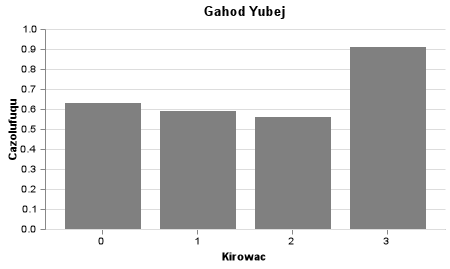
#> input picture TESTE/bar0.png, 450 x 269 px
$ python -i maskgeom.py   (imports and definitions only)   (older library calls are emulated)
#> lines starting #> are read from the running program, lines starting #| are printed output that depends on the picture; after the words box and inside, x2 and y2 are one past the last pixel; in counts of white or black regions, pixels touching at a corner belong together
#> further down, picture is the input picture: shape (269, 450, 3); min 0, max 255, mean 208.8
import numpy as np
import cv2 as cv

import cnnmodule.maskutils as mk


def getcnt(img):
    _img, contours, _h = cv.findContours(img, cv.RETR_TREE, cv.CHAIN_APPROX_NONE)
    return contours


def getbbox(cnts):
    nXmin, nYmin = np.amin(cnts[0], axis=0)[0]
    nXmax, nYmax = np.amax(cnts[0], axis=0)[0]
    return (nXmin, nYmin, nXmax, nYmax)


# [4 lines left out: function drawline, not called in this run]


def pointstoline(shape, cnt):
    rows, cols = shape[:2]
    [vx, vy, x, y] = cv.fitLine(cnt, cv.DIST_L2, 0, 0.01, 0.01)
    lefty = int((-x * vy / vx) + y)
    righty = int(((cols - x) * vy / vx) + y)
    return righty, lefty
    # cv.line(img,(cols-1,righty),(0,lefty),(0,255,0),2)
    # point to draw (cols-1,righty), (0,lefty)


def getanglefrompoints(pts):
    y = pts[0][0] - pts[0][1]
    x = pts[1][0] - pts[1][1]
    return np.degrees(np.arctan2(x, y))


def centerfromcontours(cn):
    avgpoints = np.average(cn[0], axis=0)
    return int(avgpoints[0][0]), int(avgpoints[0][1])  # retornando o centro dos contornos cX, cY


def getrotatedimage(img, center, angle, w=512, h=512):
    M = cv.getRotationMatrix2D(center, angle / 3.5, 1)
    return cv.warpAffine(img, M, (w, h))


# [31 lines left out: functions cntinfo, getmaskedobj, not called in this run]

def fft(img):
    dft = cv.dft(np.float32(img), flags=cv.DFT_COMPLEX_OUTPUT)
    dft_shift = np.fft.fftshift(dft)

    magnitude_spectrum = 20 * np.log(cv.magnitude(dft_shift[:, :, 0], dft_shift[:, :, 1]))
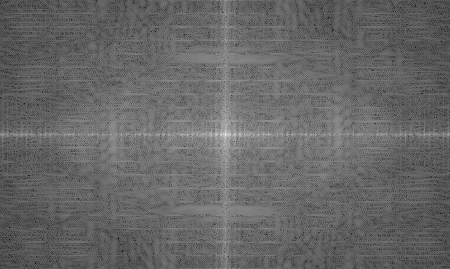
#> magnitude_spectrum: shape (269, 450) float32; min 33.21, max 340.9, mean 157.3; drawn with min black and max white
    return magnitude_spectrum


def getimagefreq(_img_, thresh=220):
    freqimg = fft(_img_)
    freqimg = cv.convertScaleAbs(freqimg)
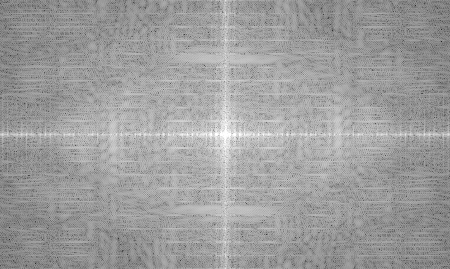
#> freqimg: shape (269, 450); min 33, max 255, mean 157.3
    return np.where(freqimg > thresh, 255, 0).astype(np.uint8)
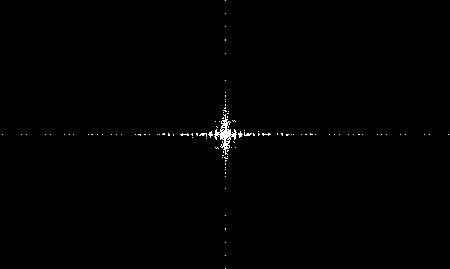
#> returned value: shape (269, 450); 0.47% white in thin lines or dots


def getanglefromfreq(_img_):
    grey = cv.cvtColor(_img_, cv.COLOR_RGB2GRAY)
    nfreq = getimagefreq(grey)
    nfreq = cv.morphologyEx(nfreq, cv.MORPH_DILATE, np.ones((3, 3), np.uint8))
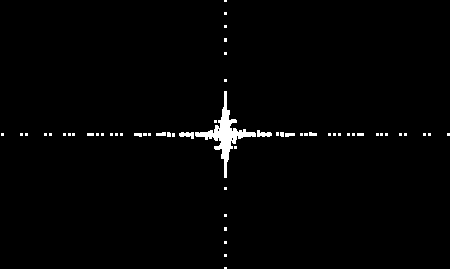
#> nfreq: shape (269, 450); 1.5% white; 57 white regions (48 under 20 px), largest, box (x1, y1, x2, y2) and area: (195, 91, 256, 178) 1049, (257, 130, 272, 137) 71, (179, 132, 194, 139) 71
    colorfreq = cv.cvtColor(nfreq, cv.COLOR_GRAY2RGB)
#> colorfreq: shape (269, 450, 3); 1.5% white; 57 white regions (48 under 20 px)

    cnfreq = getcnt(nfreq)
#> in getcnt, `_img, contours, _h = cv.findContours(img, cv.RETR_TREE, cv.CHAIN_APPRO..`: contours = 59 contours, 54 with area under 20; largest, box (x1, y1, x2, y2) and area: (195, 91, 256, 178) 888, (179, 132, 194, 139) 51, (257, 130, 272, 137) 51, (285, 133, 295, 137) 22, (156, 132, 166, 136) 22
#> cnfreq has the same summary as contours in getcnt
    maxcnt = max(cnfreq, key=cv.contourArea)
#> maxcnt = contour of 328 points, box (x1, y1, x2, y2) (195, 91, 256, 178), area 888
    rightyfreq, leftyfreq = pointstoline(colorfreq.shape, maxcnt)
#> in pointstoline, `[vx, vy, x, y] = cv.fitLine(cnt, cv.DIST_L2, 0, 0.01, 0.01)`: vx = [0.0359]; vy = [-0.999]; x = [225]; y = [134]
#> in pointstoline, `lefty = int((-x * vy / vx) + y)`: lefty = 6401
#> in pointstoline, `righty = int(((cols - x) * vy / vx) + y)`: righty = -6133
#> rightyfreq = -6133; leftyfreq = 6401
    mincolfreq, _minrow, maxcolfreq, _maxrow = getbbox([maxcnt])
#> in getbbox, `nXmin, nYmin = np.amin(cnts[0], axis=0)[0]`: nXmin = 195; nYmin = 91
#> in getbbox, `nXmax, nYmax = np.amax(cnts[0], axis=0)[0]`: nXmax = 255; nYmax = 177
#> mincolfreq = 195; maxcolfreq = 255

    pointsfreq = [(maxcolfreq, leftyfreq), (mincolfreq, rightyfreq)]
#> pointsfreq = [(255, 6401), (195, -6133)]

    # mk.get_ax().imshow(cm.drawline(colorfreq, pointsfreq), cmap='gray')

    return getanglefrompoints(pointsfreq)
#> in getanglefrompoints, `y = pts[0][0] - pts[0][1]`: y = -6146
#> in getanglefrompoints, `x = pts[1][0] - pts[1][1]`: x = 6328


# [4 lines left out: function getincolor, not called in this run]


def cropbyanglepadding(img, pad):
    padprop = abs(int((0.003 * img.shape[1]) * pad / 2))
    return img.copy()[padprop:img.shape[0] - padprop, padprop:img.shape[1] - padprop]

>>> import cv2
>>> picture = cv2.cvtColor(cv2.imread('../TESTE/bar0.png'), cv2.COLOR_BGR2RGB)
>>> result = getanglefromfreq(picture)
#> result = 134.2

$ run again, on TESTE/bar1.png
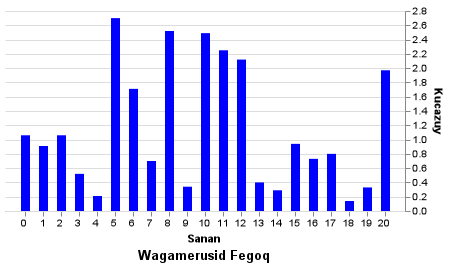
#> input picture TESTE/bar1.png, 450 x 269 px
#> in getimagefreq, `return np.where(freqimg > thresh, 255, 0).astype(np.uint8)`:
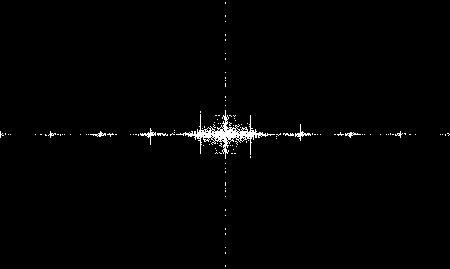
#> returned value: shape (269, 450); 1.2% white in thin lines or dots
#> in getanglefromfreq, `nfreq = cv.morphologyEx(nfreq, cv.MORPH_DILATE, np.ones((3, 3), np.uin..`:
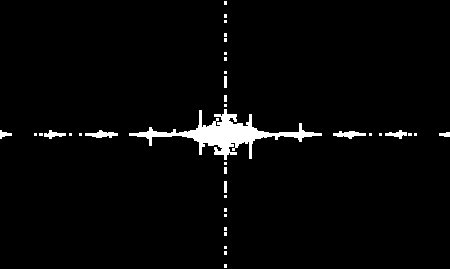
#> nfreq: shape (269, 450); 2.9% white; 37 white regions (26 under 20 px), largest, box (x1, y1, x2, y2) and area: (129, 109, 322, 160) 2497, (85, 130, 118, 138) 149, (333, 131, 366, 139) 149
#> colorfreq: shape (269, 450, 3); 2.9% white; 37 white regions (26 under 20 px)
#> contours = 37 contours, 28 with area under 20; largest, box (x1, y1, x2, y2) and area: (129, 109, 322, 160) 2133, (333, 131, 366, 139) 112, (85, 130, 118, 138) 112, (385, 130, 407, 139) 72, (44, 130, 66, 139) 72
#> cnfreq has the same summary as contours in getcnt
#> maxcnt = contour of 726 points, box (x1, y1, x2, y2) (129, 109, 322, 160), area 2133
#> in pointstoline, `[vx, vy, x, y] = cv.fitLine(cnt, cv.DIST_L2, 0, 0.01, 0.01)`: vx = [1]; vy = [0.00167]; x = [225]; y = [134]
#> lefty = 133
#> righty = 134
#> leftyfreq = 133
#> nXmin = 129; nYmin = 109
#> nXmax = 321; nYmax = 159
#> mincolfreq = 129; maxcolfreq = 321
#> pointsfreq = [(321, 133), (129, 134)]
#> in getanglefrompoints, `y = pts[0][0] - pts[0][1]`: y = 188
#> in getanglefrompoints, `x = pts[1][0] - pts[1][1]`: x = -5
#> result = -1.52

$ run again, on TESTE/bar1390.png
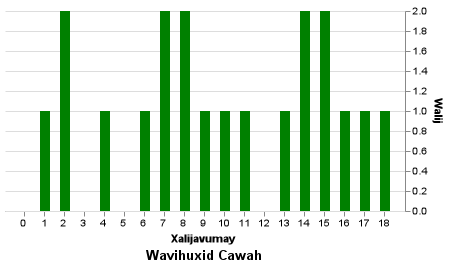
#> input picture TESTE/bar1390.png, 450 x 269 px
#> picture is the input picture: shape (269, 450, 3); mean R, G, B 208.4, 229.5, 208.4
#> in getimagefreq, `return np.where(freqimg > thresh, 255, 0).astype(np.uint8)`:
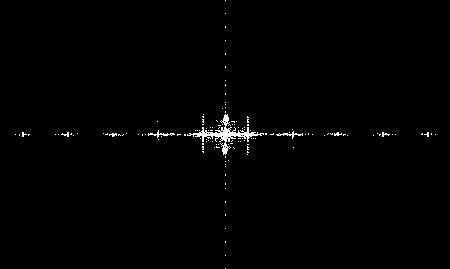
#> returned value: shape (269, 450); 0.85% white in thin lines or dots
#> in getanglefromfreq, `nfreq = cv.morphologyEx(nfreq, cv.MORPH_DILATE, np.ones((3, 3), np.uin..`:
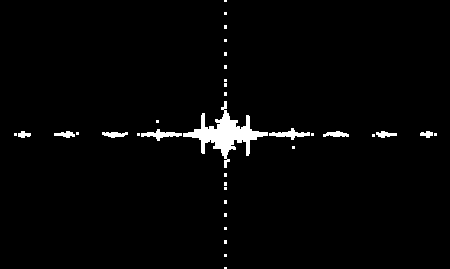
#> nfreq: shape (269, 450); 2.3% white; 35 white regions (26 under 20 px), largest, box (x1, y1, x2, y2) and area: (183, 101, 268, 168) 1649, (141, 129, 182, 141) 203, (269, 128, 310, 140) 203
#> colorfreq: shape (269, 450, 3); 2.3% white; 35 white regions (26 under 20 px)
#> contours = 35 contours, 26 with area under 20; largest, box (x1, y1, x2, y2) and area: (183, 101, 268, 168) 1437, (141, 129, 182, 141) 156, (269, 128, 310, 140) 156, (102, 132, 128, 138) 80, (323, 131, 349, 137) 80
#> cnfreq has the same summary as contours in getcnt
#> maxcnt = contour of 422 points, box (x1, y1, x2, y2) (183, 101, 268, 168), area 1437
#> in pointstoline, `[vx, vy, x, y] = cv.fitLine(cnt, cv.DIST_L2, 0, 0.01, 0.01)`: vx = [0.997]; vy = [0.0745]; x = [225]; y = [134]
#> lefty = 117
#> righty = 150
#> leftyfreq = 117
#> nXmin = 183; nYmin = 101
#> nXmax = 267; nYmax = 167
#> mincolfreq = 183; maxcolfreq = 267
#> pointsfreq = [(267, 117), (183, 150)]
#> in getanglefrompoints, `y = pts[0][0] - pts[0][1]`: y = 150
#> in getanglefrompoints, `x = pts[1][0] - pts[1][1]`: x = 33
#> result = 12.41

$ run again, on TESTE/bar1398.png
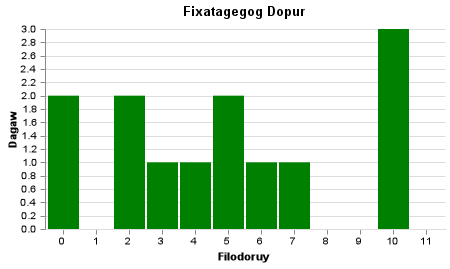
#> input picture TESTE/bar1398.png, 450 x 269 px
#> picture is the input picture: shape (269, 450, 3); mean R, G, B 193.7, 222.1, 193.7
#> in getimagefreq, `return np.where(freqimg > thresh, 255, 0).astype(np.uint8)`:
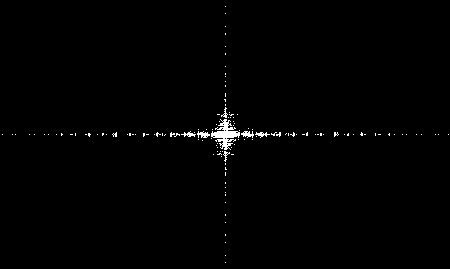
#> returned value: shape (269, 450); 0.8% white; 131 white regions (124 under 20 px), largest, box (x1, y1, x2, y2) and area: (211, 119, 240, 150) 397, (197, 131, 210, 138) 54, (241, 131, 254, 138) 54
#> in getanglefromfreq, `nfreq = cv.morphologyEx(nfreq, cv.MORPH_DILATE, np.ones((3, 3), np.uin..`:
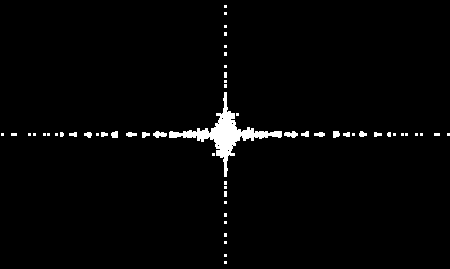
#> nfreq: shape (269, 450); 2.2% white; 55 white regions (40 under 20 px), largest, box (x1, y1, x2, y2) and area: (169, 92, 282, 177) 1691, (153, 131, 167, 138) 65, (284, 131, 298, 138) 65
#> colorfreq: shape (269, 450, 3); 2.2% white; 55 white regions (40 under 20 px)
#> contours = 61 contours, 50 with area under 20; largest, box (x1, y1, x2, y2) and area: (169, 92, 282, 177) 1475, (284, 131, 298, 138) 48, (153, 131, 167, 138) 48, (333, 131, 340, 138) 30, (111, 131, 118, 138) 30
#> cnfreq has the same summary as contours in getcnt
#> maxcnt = contour of 442 points, box (x1, y1, x2, y2) (169, 92, 282, 177), area 1475
#> in pointstoline, `[vx, vy, x, y] = cv.fitLine(cnt, cv.DIST_L2, 0, 0.01, 0.01)`: vx = [1]; vy = [-0.0101]; x = [225]; y = [134]
#> lefty = 136
#> righty = 131
#> leftyfreq = 136
#> nXmin = 169; nYmin = 92
#> nXmax = 281; nYmax = 176
#> mincolfreq = 169; maxcolfreq = 281
#> pointsfreq = [(281, 136), (169, 131)]
#> in getanglefrompoints, `y = pts[0][0] - pts[0][1]`: y = 145
#> in getanglefrompoints, `x = pts[1][0] - pts[1][1]`: x = 38
#> result = 14.69
